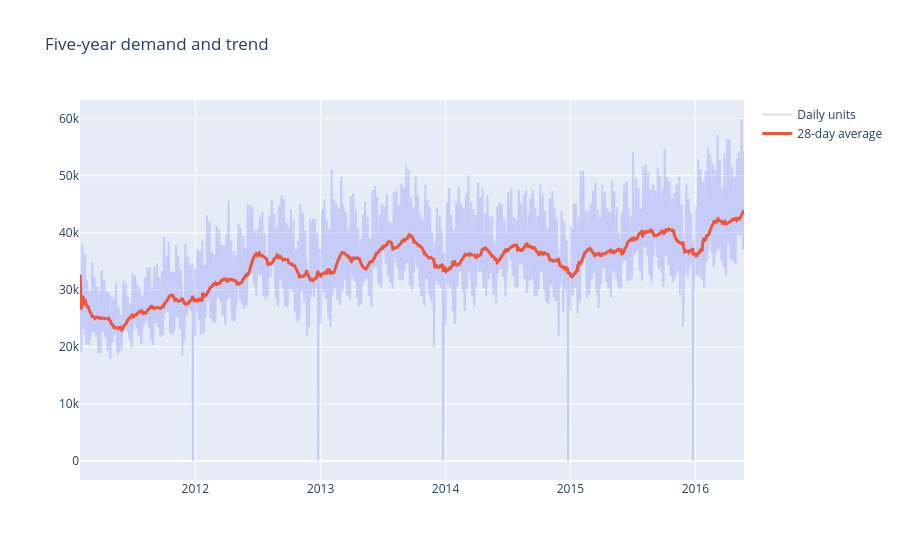
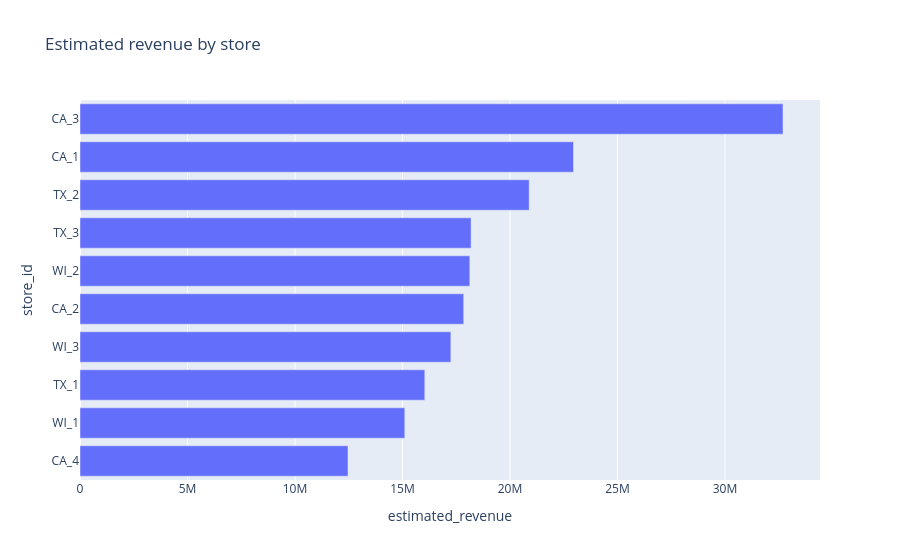
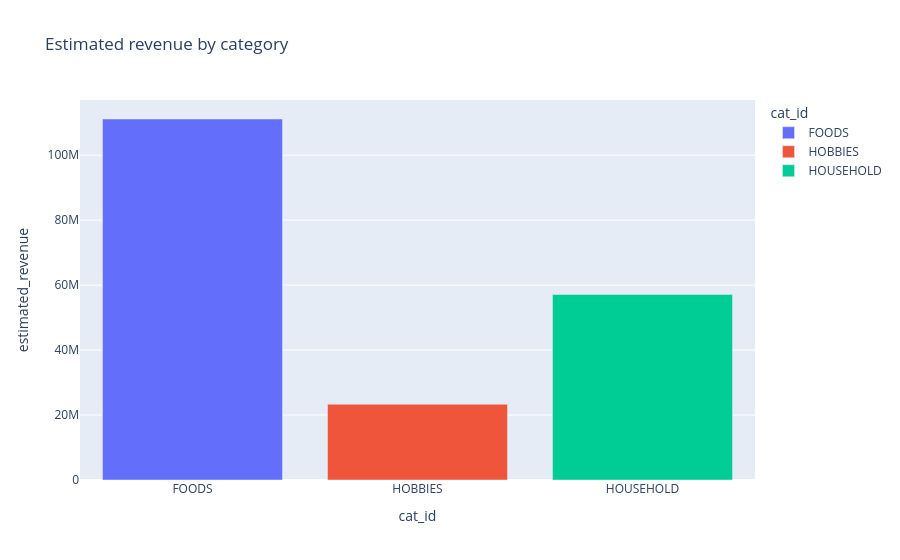
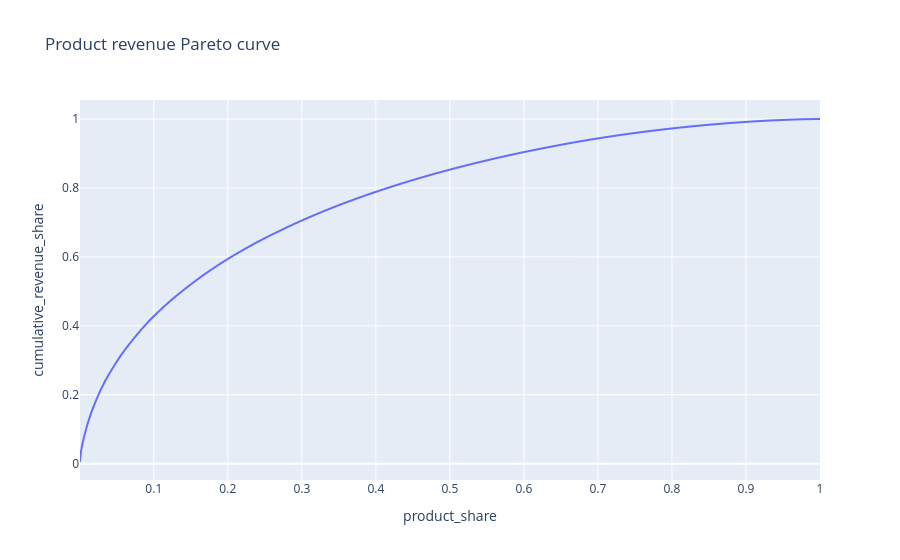

Here is the notebook cell these charts were saved with, in order:
### Markdown cell above
## 6. Executive visual analysis

### Code cell
fig = go.Figure([
    go.Scatter(x=daily.date, y=daily.units, name='Daily units', opacity=.25),
    go.Scatter(x=daily.date, y=daily.moving_average_28, name='28-day average', line={'width': 3}),
])
fig.update_layout(title='Five-year demand and trend')
fig.show()
px.bar(store_summary.sort_values('estimated_revenue'), x='estimated_revenue', y='store_id', orientation='h', title='Estimated revenue by store').show()
px.bar(category_summary, x='cat_id', y='estimated_revenue', color='cat_id', title='Estimated revenue by category').show()
p = product.reset_index(drop=True).copy(); p['product_share'] = (p.index + 1) / len(p)
px.line(p, x='product_share', y='cumulative_revenue_share', title='Product revenue Pareto curve').show()
display(product.head(20))

### Figure 1 — Plotly figure (JSON) as saved in the notebook; plotly's stock layout.template omitted (floating-point values rounded to 4 significant figures; data arrays with more than 128 entries replaced by an {"elided": "..."} marker saying what was removed)
{"data": [{"name": "Daily units", "opacity": 0.25, "type": "scatter", "x": {"elided": "1941 str values"}, "y": {"elided": "1941 float values"}}, {"line": {"width": 3}, "name": "28-day average", "type": "scatter", "x": {"elided": "1941 str values"}, "y": {"elided": "1941 float values"}}], "layout": {"title": {"text": "Five-year demand and trend"}}}

### Figure 2 — Plotly figure (JSON) as saved in the notebook; plotly's stock layout.template omitted (floating-point values rounded to 4 significant figures)
{"data": [{"hovertemplate": "estimated_revenue=%{x}<br>store_id=%{y}<extra></extra>", "legendgroup": "", "marker": {"color": "#636efa", "pattern": {"shape": ""}}, "name": "", "orientation": "h", "showlegend": false, "textposition": "auto", "type": "bar", "x": [12470000.0, 15110000.0, 16040000.0, 17250000.0, 17850000.0, 18130000.0, 18190000.0, 20890000.0, 22950000.0, 32700000.0], "xaxis": "x", "y": ["CA_4", "WI_1", "TX_1", "WI_3", "CA_2", "WI_2", "TX_3", "TX_2", "CA_1", "CA_3"], "yaxis": "y"}], "layout": {"barmode": "relative", "legend": {"tracegroupgap": 0}, "title": {"text": "Estimated revenue by store"}, "xaxis": {"anchor": "y", "domain": [0.0, 1.0], "title": {"text": "estimated_revenue"}}, "yaxis": {"anchor": "x", "domain": [0.0, 1.0], "title": {"text": "store_id"}}}}

### Figure 3 — Plotly figure (JSON) as saved in the notebook; plotly's stock layout.template omitted (floating-point values rounded to 4 significant figures)
{"data": [{"hovertemplate": "cat_id=%{x}<br>estimated_revenue=%{y}<extra></extra>", "legendgroup": "FOODS", "marker": {"color": "#636efa", "pattern": {"shape": ""}}, "name": "FOODS", "orientation": "v", "showlegend": true, "textposition": "auto", "type": "bar", "x": ["FOODS"], "xaxis": "x", "y": [111100000.0], "yaxis": "y"}, {"hovertemplate": "cat_id=%{x}<br>estimated_revenue=%{y}<extra></extra>", "legendgroup": "HOBBIES", "marker": {"color": "#EF553B", "pattern": {"shape": ""}}, "name": "HOBBIES", "orientation": "v", "showlegend": true, "textposition": "auto", "type": "bar", "x": ["HOBBIES"], "xaxis": "x", "y": [23320000.0], "yaxis": "y"}, {"hovertemplate": "cat_id=%{x}<br>estimated_revenue=%{y}<extra></extra>", "legendgroup": "HOUSEHOLD", "marker": {"color": "#00cc96", "pattern": {"shape": ""}}, "name": "HOUSEHOLD", "orientation": "v", "showlegend": true, "textposition": "auto", "type": "bar", "x": ["HOUSEHOLD"], "xaxis": "x", "y": [57120000.0], "yaxis": "y"}], "layout": {"barmode": "relative", "legend": {"title": {"text": "cat_id"}, "tracegroupgap": 0}, "title": {"text": "Estimated revenue by category"}, "xaxis": {"anchor": "y", "categoryarray": ["FOODS", "HOBBIES", "HOUSEHOLD"], "categoryorder": "array", "domain": [0.0, 1.0], "title": {"text": "cat_id"}}, "yaxis": {"anchor": "x", "domain": [0.0, 1.0], "title": {"text": "estimated_revenue"}}}}

### Figure 4 — Plotly figure (JSON) as saved in the notebook; plotly's stock layout.template omitted (floating-point values rounded to 4 significant figures; data arrays with more than 128 entries replaced by an {"elided": "..."} marker saying what was removed)
{"data": [{"hovertemplate": "product_share=%{x}<br>cumulative_revenue_share=%{y}<extra></extra>", "legendgroup": "", "line": {"color": "#636efa", "dash": "solid"}, "marker": {"symbol": "circle"}, "mode": "lines", "name": "", "showlegend": false, "type": "scattergl", "x": {"elided": "3049 float values"}, "xaxis": "x", "y": {"elided": "3049 float values"}, "yaxis": "y"}], "layout": {"legend": {"tracegroupgap": 0}, "title": {"text": "Product revenue Pareto curve"}, "xaxis": {"anchor": "y", "domain": [0.0, 1.0], "title": {"text": "product_share"}}, "yaxis": {"anchor": "x", "domain": [0.0, 1.0], "title": {"text": "cumulative_revenue_share"}}}}
